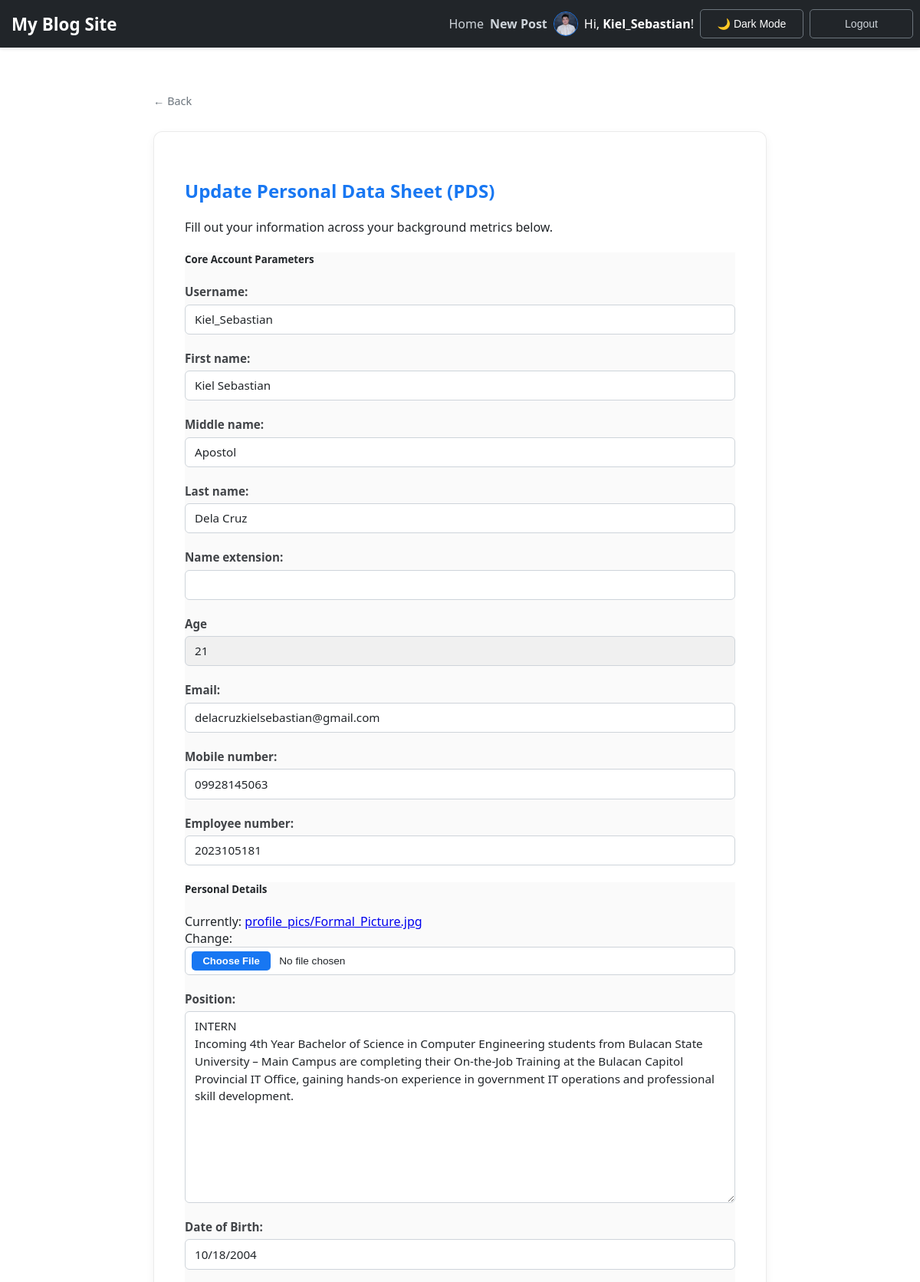
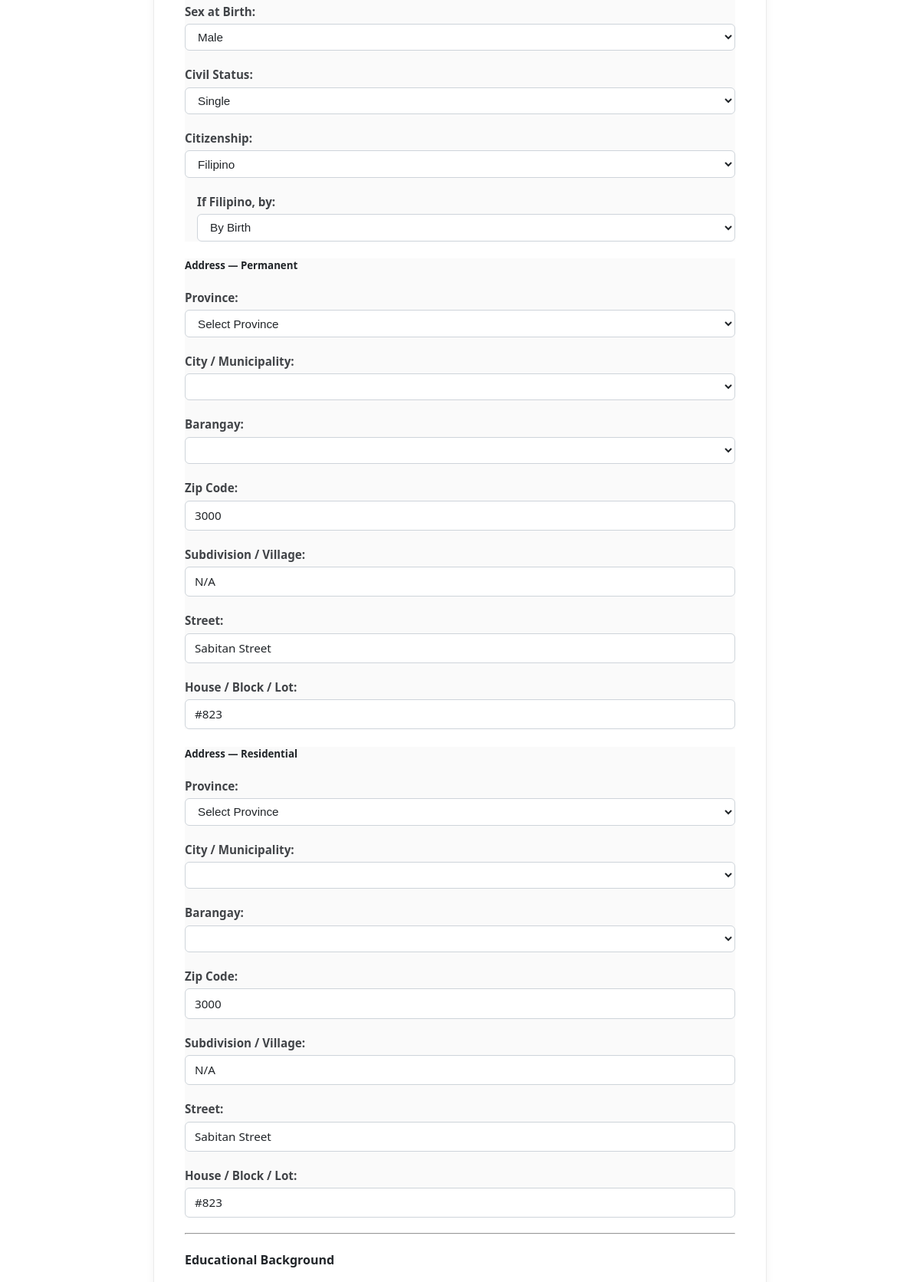
The page /profile/update/ (signed in, upper part) on the database its author committed (2 pictures, top to bottom).
### blog/models.py (models this page shows, shortened)
class Profile(models.Model):
    user = models.OneToOneField(User, on_delete=models.CASCADE)
    image = models.ImageField(default='default.jpg', upload_to='profile_pics')
    bio = models.TextField(max_length=500, blank=True, help_text="Short description")
    birth_date = models.DateField(null=True, blank=True, verbose_name="Date of Birth")
    gender_3nf = models.ForeignKey(GenderLookup, on_delete=models.SET_NULL, null=True, blank=True)
    civil_status_3nf = models.ForeignKey(CivilStatusLookup, on_delete=models.SET_NULL, null=True, blank=True)
    citizenship_3nf = models.ForeignKey(CitizenshipLookup, on_delete=models.SET_NULL, null=True, blank=True)
    citizenship_acquisition_3nf = models.ForeignKey(CitizenshipAcqLookup, on_delete=models.SET_NULL, null=True, blank=True)
    middle_name = models.CharField(max_length=100, blank=True, null=True)
    name_extension = models.CharField(max_length=20, blank=True, null=True)
    place_of_birth = models.CharField(max_length=255, blank=True, null=True)
    employee_number = models.CharField(max_length=50, blank=True, null=True)
    dual_citizenship_country = models.CharField(max_length=100, blank=True, null=True)
    mobile_number = models.CharField(max_length=20, blank=True, null=True)
    class Meta: db_table = 'pds_personal_information'

### blog/views.py (the view)
# urls.py: path('profile/update/', views.profile_update, name='profile-update'),
@login_required
def profile_update(request):
    profile, _ = Profile.objects.get_or_create(user=request.user)
    permanent_address, _ = Address.objects.get_or_create(
        user=request.user, address_type='Permanent'
    )
    residential_address, _ = Address.objects.get_or_create(
        user=request.user, address_type='Residential'
    )
    if request.method == 'POST':
        u_form = UserUpdateForm(request.POST, instance=request.user)
        p_form = ProfileUpdateForm(request.POST, request.FILES, instance=profile)
        perm_form = AddressUpdateForm(
            request.POST, instance=permanent_address, prefix='perm'
        )
        res_form = AddressUpdateForm(
            request.POST, instance=residential_address, prefix='res'
        )
        edu_formset   = EducationFormSet(request.POST, instance=profile)
        elig_formset  = CivilServiceFormSet(request.POST, instance=profile)
        work_formset  = WorkExperienceFormSet(request.POST, instance=profile)
        vol_formset   = VoluntaryWorkFormSet(request.POST, instance=profile)
        train_formset = TrainingProgramFormSet(request.POST, instance=profile)
        forms_valid = (
            u_form.is_valid()
            and p_form.is_valid()
            and perm_form.is_valid()
            and res_form.is_valid()
            and edu_formset.is_valid()
            and elig_formset.is_valid()
            and work_formset.is_valid()
            and vol_formset.is_valid()
            and train_formset.is_valid()
        )
        if forms_valid:
            with transaction.atomic():
                u_form.save()
                p_form.save()
                perm_obj = perm_form.save(commit=False)
                perm_obj.user = request.user
                perm_obj.address_type = 'Permanent'
                perm_obj.save()
                res_obj = res_form.save(commit=False)
                res_obj.user = request.user
                res_obj.address_type = 'Residential'
                res_obj.save()
                edu_formset.save()
                elig_formset.save()
                work_formset.save()
                vol_formset.save()
                train_formset.save()
            messages.success(request, 'Your PDS has been updated!')
            return redirect('user-profile', username=request.user.username)
        else:
            def _log_errors(label, form_or_formset):
                if hasattr(form_or_formset, 'errors'):
                    errs = form_or_formset.errors
                    if errs:
                        logger.warning("PDS save blocked — %s errors: %s", label, errs)
                if hasattr(form_or_formset, 'non_form_errors'):
                    nfe = form_or_formset.non_form_errors()
                    if nfe:
                        logger.warning("PDS save blocked — %s non_form_errors: %s", label, nfe)
            _log_errors('u_form', u_form)
            _log_errors('p_form', p_form)
            _log_errors('perm_form', perm_form)
            _log_errors('res_form', res_form)
            _log_errors('edu_formset', edu_formset)
            _log_errors('elig_formset', elig_formset)
            _log_errors('work_formset', work_formset)
            _log_errors('vol_formset', vol_formset)
            _log_errors('train_formset', train_formset)
            messages.error(request, 'Validation failed. Please check your inputs.')
    else:
        u_form        = UserUpdateForm(instance=request.user)
        p_form        = ProfileUpdateForm(instance=profile)
        perm_form     = AddressUpdateForm(instance=permanent_address, prefix='perm')
        res_form      = AddressUpdateForm(instance=residential_address, prefix='res')
        edu_formset   = EducationFormSet(instance=profile)
        elig_formset  = CivilServiceFormSet(instance=profile)
        work_formset  = WorkExperienceFormSet(instance=profile)
        vol_formset   = VoluntaryWorkFormSet(instance=profile)
        train_formset = TrainingProgramFormSet(instance=profile)
    from datetime import date as date_type
    calculated_age = None
    if profile.birth_date:
        today = date_type.today()
        bd = profile.birth_date
        calculated_age = today.year - bd.year - (
            (today.month, today.day) < (bd.month, bd.day)
        )
    context = {
        'u_form': u_form,
        'p_form': p_form,
        'perm_form': perm_form,
        'res_form': res_form,
        'edu_formset': edu_formset,
        'elig_formset': elig_formset,
        'work_formset': work_formset,
        'vol_formset': vol_formset,
        'train_formset': train_formset,
        'calculated_age': calculated_age,
    }
    return render(request, 'blog/profile_update.html', context)

### blog/templates/blog/profile_update.html (shortened to what this page needs)
{% extends "blog/base.html" %}
{% block content %}
<div class="container my-5">
    <div class="card pds-update-card shadow-sm p-4 mx-auto" style="max-width: 850px; border-radius: 12px; background-color: var(--card-bg, #ffffff); border: 1px solid rgba(0,0,0,0.08); color: inherit;">
        <div class="text-center mb-4 border-bottom pb-3">
            <h2 class="fw-bold" style="color: #1877F2;">Update Personal Data Sheet (PDS)</h2>
            <p class="text-muted">Fill out your information across your background metrics below.</p>
        </div>
        <form method="POST" enctype="multipart/form-data" id="pds-form">
            <div class="p-3 mb-4 rounded border default-form-group bg-field-card">
                <h5 class="fw-bold text-secondary mb-3">Core Account Parameters</h5>
                <p>{{ u_form.username.label_tag }} {{ u_form.username }}</p>
                <p>{{ u_form.first_name.label_tag }} {{ u_form.first_name }}</p>
                <p>{{ p_form.middle_name.label_tag }} {{ p_form.middle_name }}</p>
                <p>{{ u_form.last_name.label_tag }} {{ u_form.last_name }}</p>
                <p>{{ p_form.name_extension.label_tag }} {{ p_form.name_extension }}</p>
                <p>
                    <label>Age</label>
                    <input type="text" value="{% if calculated_age %}{{ calculated_age }}{% else %}—{% endif %}" readonly
                        style="background:rgba(0,0,0,0.04); cursor:not-allowed; color:inherit;"
                        title="Auto-calculated from Date of Birth">
                </p>
                <p>{{ u_form.email.label_tag }} {{ u_form.email }}</p>
                <p>{{ p_form.mobile_number.label_tag }} {{ p_form.mobile_number }}</p>
                <p>{{ p_form.employee_number.label_tag }} {{ p_form.employee_number }}</p>
            </div>
            <div class="p-3 mb-4 rounded border default-form-group bg-field-card">
                <h5 class="fw-bold text-secondary mb-3">Personal Details</h5>
                <p>{{ p_form.image.label_tag }} {{ p_form.image }}</p>
                <p>{{ p_form.bio.label_tag }} {{ p_form.bio }}</p>
                <p>{{ p_form.birth_date.label_tag }} {{ p_form.birth_date }}</p>
                <p>{{ p_form.gender_3nf.label_tag }} {{ p_form.gender_3nf }}</p>
                <p>{{ p_form.civil_status_3nf.label_tag }} {{ p_form.civil_status_3nf }}</p>
                <p>{{ p_form.citizenship_3nf.label_tag }} {{ p_form.citizenship_3nf }}</p>
                <div id="citizenship-filipino-block" style="display:none; margin-left:1rem; margin-bottom:1rem;">
                    <p>{{ p_form.citizenship_acquisition_3nf.label_tag }} {{ p_form.citizenship_acquisition_3nf }}</p>
                </div>
            </div>
            <div class="p-3 mb-4 rounded border default-form-group bg-field-card">
                <h5 class="fw-bold text-secondary mb-3">Address — Permanent</h5>
                <p>{{ perm_form.province.label_tag }} {{ perm_form.province }}</p>
                <p>{{ perm_form.city_municipality.label_tag }} {{ perm_form.city_municipality }}</p>
                <p>{{ perm_form.barangay.label_tag }} {{ perm_form.barangay }}</p>
                <p>{{ perm_form.zip_code.label_tag }} {{ perm_form.zip_code }}</p>
                <p>{{ perm_form.subdivision_village.label_tag }} {{ perm_form.subdivision_village }}</p>
                <p>{{ perm_form.street.label_tag }} {{ perm_form.street }}</p>
                <p>{{ perm_form.house_block_lot.label_tag }} {{ perm_form.house_block_lot }}</p>
            </div>
            <div class="p-3 mb-4 rounded border default-form-group bg-field-card">
                <h5 class="fw-bold text-secondary mb-3">Address — Residential</h5>
                <p>{{ res_form.province.label_tag }} {{ res_form.province }}</p>
                <p>{{ res_form.city_municipality.label_tag }} {{ res_form.city_municipality }}</p>
                <p>{{ res_form.barangay.label_tag }} {{ res_form.barangay }}</p>
                <p>{{ res_form.zip_code.label_tag }} {{ res_form.zip_code }}</p>
                <p>{{ res_form.subdivision_village.label_tag }} {{ res_form.subdivision_village }}</p>
                <p>{{ res_form.street.label_tag }} {{ res_form.street }}</p>
                <p>{{ res_form.house_block_lot.label_tag }} {{ res_form.house_block_lot }}</p>
            </div>
            <hr class="my-4">
            <div class="mb-4 default-form-group formset-block" id="edu-block">
                <h4 class="fw-bold text-primary mb-3">Educational Background</h4>
            </div>
        </form>
    </div>
</div>
{% endblock %}

### blog/templates/blog/base.html (shortened to what this page needs)
{% load static %}
<!DOCTYPE html>
<html lang="en">
<head>
    <link rel="stylesheet" type="text/css" href="{% static 'blog/main.css' %}">
</head>
<body>
    <nav class="navbar">
        <div class="nav-container">
            <a href="{% url 'blog-home' %}" class="nav-logo">My Blog Site</a>
            <div class="nav-links">
                <a href="{% url 'blog-home' %}">Home</a>
                {% if user.is_authenticated %}
                    <a href="{% url 'post-create' %}" style="font-weight: 600;">New Post</a>
                    <a href="{% url 'user-profile' user.username %}" style="display: inline-flex; align-items: center; text-decoration: none;">
                        <img src="{{ user.profile.image.url }}" alt="Nav Profile" style="width: 30px; height: 30px; border-radius: 50%; border: 1px solid #1877F2; object-fit: cover; margin-right: 8px;">
                        <span style="color: #fff;">Hi, <strong>{{ user.username }}</strong>!</span>
                    </a>
                    <button id="theme-toggle" class="theme-toggle-btn">🌙 Dark Mode</button>
                    <form method="post" action="{% url 'logout' %}" style="display:inline;">
                        <button type="submit" class="nav-logout-btn">Logout</button>
                    </form>
                {% else %}
                    <a href="{% url 'login' %}">Login</a>
                    <a href="{% url 'register' %}">Register</a>
                {% endif %}
            </div>
        </div>
    </nav>
    <div class="main-wrapper" style="margin-top: 60px;">
        {% if request.path != '/' %}
            <div style="margin-bottom: 30px;">
                <a href="{% url 'blog-home' %}" style="text-decoration: none; color: #6c757d; font-size: 0.9rem; display: flex; align-items: center; gap: 5px;">
                    &larr; Back
                </a>
            </div>
        {% endif %}
        {% block content %}{% endblock %}
    </div>
</body>
</html>

### rows shown on the page
Profile: middle_name "Apostol", mobile_number "09928145063", employee_number "2023105181", bio "INTERN Incoming 4th Year Bachelor of Science in Computer Engineering students from Bulacan State University – Main Campus are completing their On-the-Job Training at the Bulacan Capitol Provincial IT Office, gaining hands-on experience in government IT operations and professional skill development.", birth_date "10/18/2004", gender_3nf "Male", civil_status_3nf "Single", citizenship_3nf "Filipino", citizenship_acquisition_3nf "By Birth"

### other values the page prints
{{ user.username }} "Kiel_Sebastian"
{{ u_form.username.label_tag }} "Username:"
{{ u_form.first_name.label_tag }} "First name:"
{{ p_form.middle_name.label_tag }} "Middle name:"
{{ u_form.last_name.label_tag }} "Last name:"
{{ p_form.name_extension.label_tag }} "Name extension:"
{{ u_form.email.label_tag }} "Email:"
{{ p_form.mobile_number.label_tag }} "Mobile number:"
{{ p_form.employee_number.label_tag }} "Employee number:"
{{ p_form.bio.label_tag }} "Position:"
{{ p_form.birth_date.label_tag }} "Date of Birth:"
{{ p_form.gender_3nf.label_tag }} "Sex at Birth:"
{{ p_form.civil_status_3nf.label_tag }} "Civil Status:"
{{ p_form.citizenship_3nf.label_tag }} "Citizenship:"
{{ p_form.citizenship_acquisition_3nf.label_tag }} "If Filipino, by:"
